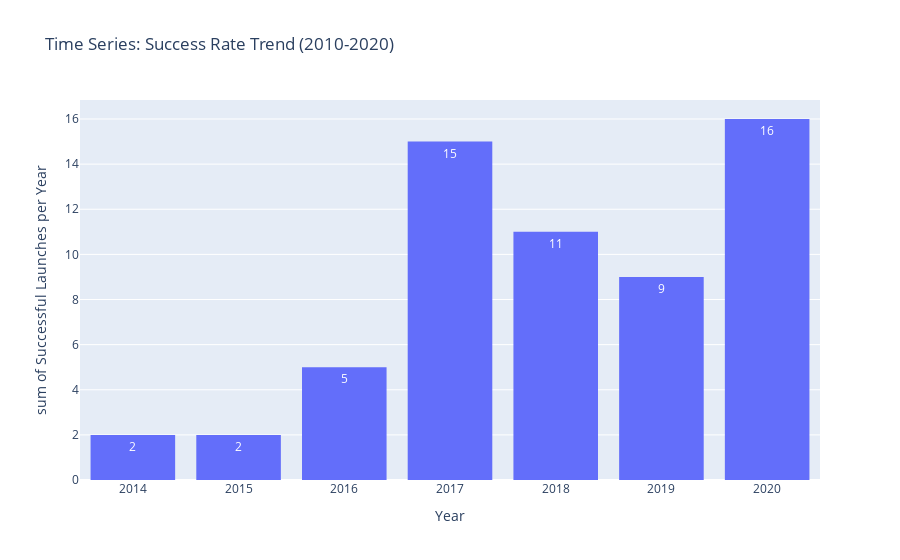

Here is the notebook cell this chart was saved with:
### Code cell
# Visualize the launch success yearly trend
px.histogram(df,  df.Year, df.Class, text_auto = True,
             title = 'Time Series: Success Rate Trend (2010-2020)', 
            labels = {'Class':  'Successful Launches per Year'})

### Figure 1 — Plotly figure (JSON) as saved in the notebook; plotly's stock layout.template omitted (floating-point values rounded to 4 significant figures)
{"data": [{"alignmentgroup": "True", "bingroup": "x", "histfunc": "sum", "hovertemplate": "Year=%{x}<br>sum of Successful Launches per Year=%{y}<extra></extra>", "legendgroup": "", "marker": {"color": "#636efa", "pattern": {"shape": ""}}, "name": "", "offsetgroup": "", "orientation": "v", "showlegend": false, "texttemplate": "%{value}", "type": "histogram", "x": ["2010", "2012", "2013", "2013", "2013", "2014", "2014", "2014", "2014", "2014", "2014", "2015", "2015", "2015", "2015", "2015", "2015", "2016", "2016", "2016", "2016", "2016", "2016", "2016", "2016", "2017", "2017", "2017", "2017", "2017", "2017", "2017", "2017", "2017", "2017", "2017", "2017", "2017", "2017", "2017", "2017", "2017", "2017", "2018", "2018", "2018", "2018", "2018", "2018", "2018", "2018", "2018", "2018", "2018", "2018", "2018", "2018", "2018", "2018", "2018", "2018", "2019", "2019", "2019", "2019", "2019", "2019", "2019", "2019", "2019", "2019", "2020", "2020", "2020", "2020", "2020", "2020", "2020", "2020", "2020", "2020", "2020", "2020", "2020", "2020", "2020", "2020", "2020", "2020", "2020"], "xaxis": "x", "y": [0, 0, 0, 0, 0, 0, 1, 1, 0, 0, 0, 0, 1, 0, 0, 0, 1, 0, 0, 1, 1, 1, 1, 1, 0, 1, 1, 0, 1, 1, 0, 1, 1, 1, 0, 1, 1, 1, 1, 1, 1, 1, 1, 1, 1, 0, 0, 0, 1, 1, 0, 0, 1, 1, 1, 1, 1, 1, 1, 0, 0, 1, 1, 1, 1, 1, 1, 0, 1, 1, 1, 1, 0, 1, 0, 1, 0, 1, 1, 1, 1, 1, 1, 1, 1, 1, 1, 1, 1, 1], "yaxis": "y"}], "layout": {"barmode": "relative", "legend": {"tracegroupgap": 0}, "title": {"text": "Time Series: Success Rate Trend (2010-2020)"}, "xaxis": {"anchor": "y", "domain": [0, 1], "title": {"text": "Year"}}, "yaxis": {"anchor": "x", "domain": [0, 1], "title": {"text": "sum of Successful Launches per Year"}}}}
